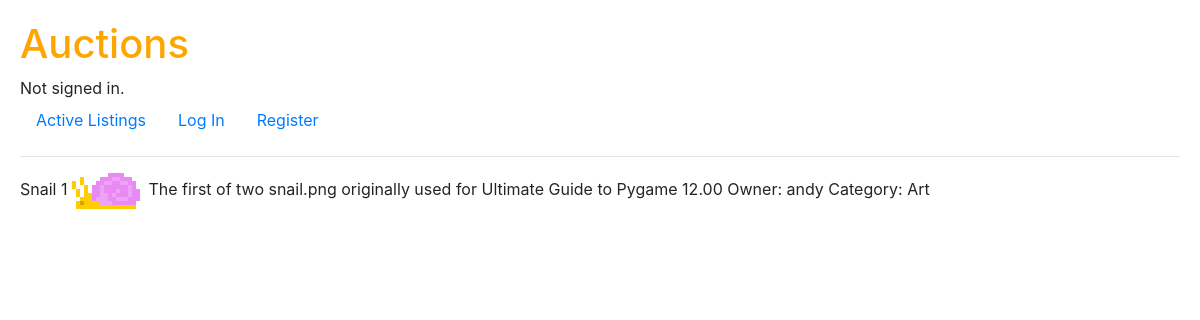
/listing/1, run on the app's committed database.
### auctions/models.py (models this page shows, shortened)
class Listing(models.Model):
    title = models.CharField(max_length=125)
    description = models.CharField(max_length=250, blank=True)
    start_bid = models.DecimalField(max_digits=7, decimal_places=2)
    image = models.ImageField(upload_to='media', null=True, blank=True)
    is_active = models.BooleanField(default=True)
    category = models.CharField(max_length=45, null=True, blank=True)

class User(AbstractUser):
    listings = models.ManyToManyField(Listing, blank=True, related_name="owner")
    watchlist = models.ManyToManyField(Listing, blank=True, related_name="watchers")

### auctions/views.py (the view)
# urls.py: path("listing/<int:id>", views.listing, name="listing"),
def listing(request, id):
    listing = Listing.objects.get(pk=id)
    comments = Comments.objects.filter(listing=listing)
    owner = get_object_or_404(User, id=listing.owner.first().id)
    if request.method == 'POST':
        user_input = CommentForm(request.POST)
        if user_input.is_valid():
            new_comment = Comments(
                listing=listing,
                user=request.user,
                text=user_input.cleaned_data["comment"]
            )
            new_comment.save()
            comments = Comments.objects.filter(listing=listing)
        return render(request, 'auctions/listing.html',
        {"id": listing.id,
         "title": listing.title,
         "image": listing.image.url,
         "description": listing.description,
         "start_bid": listing.start_bid,
         "comments": comments,
         "owner": owner,
         "category": listing.category})
    else:
        return render(request, 'auctions/listing.html',
        {"id": listing.id,
         "title": listing.title,
         "image": listing.image.url,
         "description": listing.description,
         "start_bid": listing.start_bid,
         "comments": comments,
         "owner": owner,
         "category": listing.category})

### auctions/templates/auctions/listing.html (shortened to what this page needs)
{% extends "auctions/layout.html" %}
{% block body %}
{{ title }}
<img src="{{ image }}">
{{ description }}
{{ start_bid }}
Owner: {{ owner.username }}
Category: {{ category }}
{% endblock %}

### auctions/static/auctions/styles.css (style rules this page uses)
body { margin: 20px; }

### data on the page
Listing: title "Snail 1", description "The first of two snail.png originally used for Ultimate Guide to Pygame", start_bid "12.00", category "Art"
User: username "andy"
